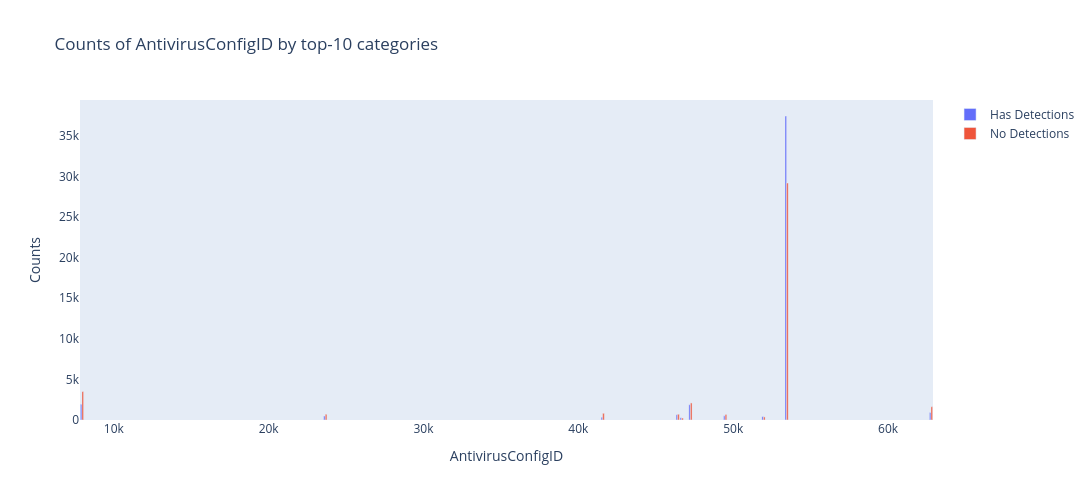

The notebook cell this image was saved under:
### Markdown cell above
**AntivirusConfigID**

### Code cell
plot_feature('AntivirusConfigID', True, 10)

### Figure 1 — Plotly figure (JSON) as saved in the notebook; plotly's stock layout.template omitted (floating-point values rounded to 4 significant figures)
{"data": [{"name": "Has Detections", "type": "bar", "x": [7945.0, 23660.0, 41570.0, 46410.0, 46670.0, 47240.0, 49480.0, 51950.0, 53450.0, 62770.0], "y": [1937, 491, 351, 662, 290, 1885, 513, 423, 37446, 925]}, {"name": "No Detections", "type": "bar", "x": [7945.0, 23660.0, 41570.0, 46410.0, 46670.0, 47240.0, 49480.0, 51950.0, 53450.0, 62770.0], "y": [3500, 709, 825, 709, 242, 2101, 681, 381, 29193, 1637]}], "layout": {"barmode": "group", "height": 500, "legend": {"orientation": "v"}, "title": {"text": "Counts of AntivirusConfigID by top-10 categories"}, "width": 1200, "xaxis": {"showgrid": false, "showline": false, "title": {"text": "AntivirusConfigID"}, "zeroline": false}, "yaxis": {"showgrid": false, "showline": false, "title": {"text": "Counts"}, "zeroline": false}}}
